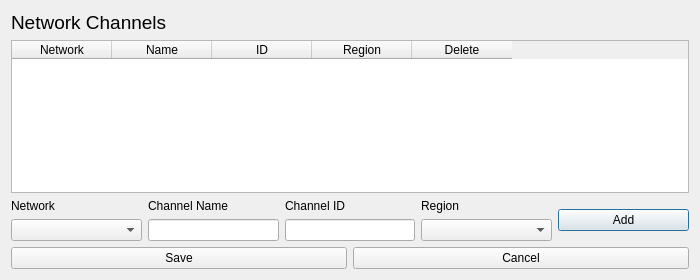
<?xml version="1.0" encoding="UTF-8"?>
<ui version="4.0">
 <class>NetworkChannels</class>
 <widget class="QDialog" name="NetworkChannels">
  <property name="geometry">
   <rect>
    <x>0</x>
    <y>0</y>
    <width>700</width>
    <height>280</height>
   </rect>
  </property>
  <property name="minimumSize">
   <size>
    <width>700</width>
    <height>280</height>
   </size>
  </property>
  <property name="windowTitle">
   <string>Dialog</string>
  </property>
  <layout class="QVBoxLayout" name="verticalLayout">
   <item>
    <widget class="QLabel" name="L_NWC__NetworkChannelDialog">
     <property name="font">
      <font>
       <pointsize>14</pointsize>
      </font>
     </property>
     <property name="text">
      <string>Network Channels</string>
     </property>
    </widget>
   </item>
   <item>
    <widget class="QTableWidget" name="T_NWC_NetworkChannels">
     <column>
      <property name="text">
       <string>Network</string>
      </property>
     </column>
     <column>
      <property name="text">
       <string>Name</string>
      </property>
     </column>
     <column>
      <property name="text">
       <string>ID</string>
      </property>
     </column>
     <column>
      <property name="text">
       <string>Region</string>
      </property>
     </column>
     <column>
      <property name="text">
       <string>Delete</string>
      </property>
     </column>
    </widget>
   </item>
   <item>
    <layout class="QHBoxLayout" name="NWC_DialogBox">
     <item>
      <layout class="QVBoxLayout" name="NWX_NetworkBox">
       <item>
        <widget class="QLabel" name="L_NWC_Network">
         <property name="text">
          <string>Network</string>
         </property>
        </widget>
       </item>
       <item>
        <layout class="QHBoxLayout" name="horizontalLayout">
         <item>
          <widget class="QComboBox" name="CB_NWC_Network"/>
         </item>
        </layout>
       </item>
      </layout>
     </item>
     <item>
      <layout class="QVBoxLayout" name="NWC_ChannelNameBOX">
       <item>
        <widget class="QLabel" name="L_NWC_ChannelName">
         <property name="text">
          <string>Channel Name</string>
         </property>
        </widget>
       </item>
       <item>
        <widget class="QLineEdit" name="LE_NWC_ChannelName">
         <property name="sizePolicy">
          <sizepolicy hsizetype="Preferred" vsizetype="Fixed">
           <horstretch>0</horstretch>
           <verstretch>0</verstretch>
          </sizepolicy>
         </property>
        </widget>
       </item>
      </layout>
     </item>
     <item>
      <layout class="QVBoxLayout" name="NWC_ChannelIDBOX">
       <item>
        <widget class="QLabel" name="L_NWC_ChannelID">
         <property name="text">
          <string>Channel ID</string>
         </property>
        </widget>
       </item>
       <item>
        <widget class="QLineEdit" name="LE_NWC_ChannelID">
         <property name="sizePolicy">
          <sizepolicy hsizetype="Preferred" vsizetype="Fixed">
           <horstretch>0</horstretch>
           <verstretch>0</verstretch>
          </sizepolicy>
         </property>
        </widget>
       </item>
      </layout>
     </item>
     <item>
      <layout class="QVBoxLayout" name="verticalLayout_2">
       <item>
        <widget class="QLabel" name="L_NWC_regions">
         <property name="text">
          <string>Region</string>
         </property>
        </widget>
       </item>
       <item>
        <widget class="QComboBox" name="CB_NWC_regions"/>
       </item>
      </layout>
     </item>
     <item>
      <widget class="QPushButton" name="PB_NWC_Add">
       <property name="text">
        <string>Add</string>
       </property>
      </widget>
     </item>
    </layout>
   </item>
   <item>
    <layout class="QHBoxLayout" name="NWC_ButtonBOX">
     <item>
      <widget class="QPushButton" name="PB_NWC_Save">
       <property name="text">
        <string>Save</string>
       </property>
      </widget>
     </item>
     <item>
      <widget class="QPushButton" name="PB_NWC_Cancel">
       <property name="text">
        <string>Cancel</string>
       </property>
      </widget>
     </item>
    </layout>
   </item>
  </layout>
 </widget>
 <resources/>
 <connections/>
</ui>
